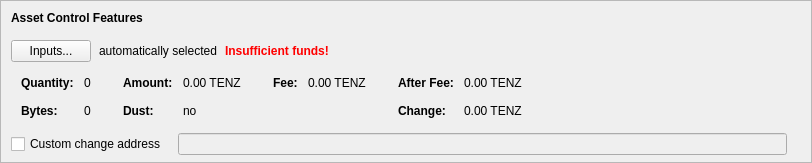
      <widget class="QFrame" name="frameAssetControl">
       <property name="sizePolicy">
        <sizepolicy hsizetype="Expanding" vsizetype="Fixed">
         <horstretch>0</horstretch>
         <verstretch>0</verstretch>
        </sizepolicy>
       </property>
       <property name="maximumSize">
        <size>
         <width>16777215</width>
         <height>16777215</height>
        </size>
       </property>
       <property name="frameShape">
        <enum>QFrame::StyledPanel</enum>
       </property>
       <property name="frameShadow">
        <enum>QFrame::Sunken</enum>
       </property>
       <layout class="QVBoxLayout" name="verticalLayoutAssetControl2">
        <property name="spacing">
         <number>0</number>
        </property>
        <property name="leftMargin">
         <number>0</number>
        </property>
        <property name="topMargin">
         <number>0</number>
        </property>
        <property name="rightMargin">
         <number>0</number>
        </property>
        <property name="bottomMargin">
         <number>6</number>
        </property>
        <item>
         <layout class="QVBoxLayout" name="verticalLayoutAssetControl" stretch="0,0,0,0,1">
          <property name="spacing">
           <number>0</number>
          </property>
          <property name="leftMargin">
           <number>10</number>
          </property>
          <property name="topMargin">
           <number>10</number>
          </property>
          <item>
           <layout class="QHBoxLayout" name="horizontalLayoutAssetControl1">
            <property name="bottomMargin">
             <number>15</number>
            </property>
            <item>
             <widget class="QLabel" name="labelAssetControlFeatures">
              <property name="sizePolicy">
               <sizepolicy hsizetype="Preferred" vsizetype="Maximum">
                <horstretch>0</horstretch>
                <verstretch>0</verstretch>
               </sizepolicy>
              </property>
              <property name="font">
               <font>
                <weight>75</weight>
                <bold>true</bold>
               </font>
              </property>
              <property name="styleSheet">
               <string notr="true">font-weight:bold;</string>
              </property>
              <property name="text">
               <string>Asset Control Features</string>
              </property>
             </widget>
            </item>
           </layout>
          </item>
          <item>
           <layout class="QHBoxLayout" name="horizontalLayoutAssetControl2" stretch="0,0,0,0">
            <property name="spacing">
             <number>8</number>
            </property>
            <property name="bottomMargin">
             <number>10</number>
            </property>
            <item>
             <widget class="QPushButton" name="pushButtonAssetControl">
              <property name="styleSheet">
               <string notr="true"/>
              </property>
              <property name="text">
               <string>Inputs...</string>
              </property>
              <property name="autoDefault">
               <bool>false</bool>
              </property>
             </widget>
            </item>
            <item>
             <widget class="QLabel" name="labelAssetControlAutomaticallySelected">
              <property name="text">
               <string>automatically selected</string>
              </property>
              <property name="margin">
               <number>5</number>
              </property>
             </widget>
            </item>
            <item>
             <widget class="QLabel" name="labelAssetControlInsuffFunds">
              <property name="font">
               <font>
                <weight>75</weight>
                <bold>true</bold>
               </font>
              </property>
              <property name="styleSheet">
               <string notr="true">color:red;font-weight:bold;</string>
              </property>
              <property name="text">
               <string>Insufficient funds!</string>
              </property>
              <property name="margin">
               <number>5</number>
              </property>
             </widget>
            </item>
            <item>
             <spacer name="horizontalSpacerAssetControl">
              <property name="orientation">
               <enum>Qt::Horizontal</enum>
              </property>
              <property name="sizeHint" stdset="0">
               <size>
                <width>40</width>
                <height>1</height>
               </size>
              </property>
             </spacer>
            </item>
           </layout>
          </item>
          <item>
           <widget class="QWidget" name="widgetAssetControl" native="true">
            <property name="sizePolicy">
             <sizepolicy hsizetype="Preferred" vsizetype="Preferred">
              <horstretch>0</horstretch>
              <verstretch>0</verstretch>
             </sizepolicy>
            </property>
            <property name="minimumSize">
             <size>
              <width>0</width>
              <height>0</height>
             </size>
            </property>
            <property name="styleSheet">
             <string notr="true"/>
            </property>
            <layout class="QHBoxLayout" name="horizontalLayoutAssetControl5">
             <property name="leftMargin">
              <number>0</number>
             </property>
             <property name="topMargin">
              <number>0</number>
             </property>
             <property name="rightMargin">
              <number>0</number>
             </property>
             <property name="bottomMargin">
              <number>0</number>
             </property>
             <item>
              <layout class="QHBoxLayout" name="horizontalLayoutAssetControl3" stretch="0,0,0,1">
               <property name="spacing">
                <number>20</number>
               </property>
               <property name="topMargin">
                <number>0</number>
               </property>
               <property name="bottomMargin">
                <number>10</number>
               </property>
               <item>
                <layout class="QFormLayout" name="formLayoutAssetControl1">
                 <property name="horizontalSpacing">
                  <number>10</number>
                 </property>
                 <property name="verticalSpacing">
                  <number>14</number>
                 </property>
                 <property name="leftMargin">
                  <number>10</number>
                 </property>
                 <property name="topMargin">
                  <number>4</number>
                 </property>
                 <property name="rightMargin">
                  <number>6</number>
                 </property>
                 <item row="0" column="0">
                  <widget class="QLabel" name="labelAssetControlQuantityText">
                   <property name="font">
                    <font>
                     <weight>75</weight>
                     <bold>true</bold>
                    </font>
                   </property>
                   <property name="text">
                    <string>Quantity:</string>
                   </property>
                   <property name="margin">
                    <number>0</number>
                   </property>
                  </widget>
                 </item>
                 <item row="0" column="1">
                  <widget class="QLabel" name="labelAssetControlQuantity">
                   <property name="cursor">
                    <cursorShape>IBeamCursor</cursorShape>
                   </property>
                   <property name="contextMenuPolicy">
                    <enum>Qt::ActionsContextMenu</enum>
                   </property>
                   <property name="text">
                    <string notr="true">0</string>
                   </property>
                   <property name="margin">
                    <number>0</number>
                   </property>
                   <property name="textInteractionFlags">
                    <set>Qt::LinksAccessibleByMouse|Qt::TextSelectableByKeyboard|Qt::TextSelectableByMouse</set>
                   </property>
                  </widget>
                 </item>
                 <item row="1" column="0">
                  <widget class="QLabel" name="labelAssetControlBytesText">
                   <property name="font">
                    <font>
                     <weight>75</weight>
                     <bold>true</bold>
                    </font>
                   </property>
                   <property name="text">
                    <string>Bytes:</string>
                   </property>
                  </widget>
                 </item>
                 <item row="1" column="1">
                  <widget class="QLabel" name="labelAssetControlBytes">
                   <property name="cursor">
                    <cursorShape>IBeamCursor</cursorShape>
                   </property>
                   <property name="contextMenuPolicy">
                    <enum>Qt::ActionsContextMenu</enum>
                   </property>
                   <property name="text">
                    <string notr="true">0</string>
                   </property>
                   <property name="textInteractionFlags">
                    <set>Qt::LinksAccessibleByMouse|Qt::TextSelectableByKeyboard|Qt::TextSelectableByMouse</set>
                   </property>
                  </widget>
                 </item>
                </layout>
               </item>
               <item>
                <layout class="QFormLayout" name="formLayoutAssetControl2">
                 <property name="horizontalSpacing">
                  <number>10</number>
                 </property>
                 <property name="verticalSpacing">
                  <number>14</number>
                 </property>
                 <property name="leftMargin">
                  <number>6</number>
                 </property>
                 <property name="topMargin">
                  <number>4</number>
                 </property>
                 <property name="rightMargin">
                  <number>6</number>
                 </property>
                 <item row="0" column="0">
                  <widget class="QLabel" name="labelAssetControlAmountText">
                   <property name="font">
                    <font>
                     <weight>75</weight>
                     <bold>true</bold>
                    </font>
                   </property>
                   <property name="text">
                    <string>Amount:</string>
                   </property>
                   <property name="margin">
                    <number>0</number>
                   </property>
                  </widget>
                 </item>
                 <item row="0" column="1">
                  <widget class="QLabel" name="labelAssetControlAmount">
                   <property name="cursor">
                    <cursorShape>IBeamCursor</cursorShape>
                   </property>
                   <property name="contextMenuPolicy">
                    <enum>Qt::ActionsContextMenu</enum>
                   </property>
                   <property name="text">
                    <string notr="true">0.00 TENZ</string>
                   </property>
                   <property name="textInteractionFlags">
                    <set>Qt::LinksAccessibleByMouse|Qt::TextSelectableByKeyboard|Qt::TextSelectableByMouse</set>
                   </property>
                  </widget>
                 </item>
                 <item row="1" column="0">
                  <widget class="QLabel" name="labelAssetControlLowOutputText">
                   <property name="font">
                    <font>
                     <weight>75</weight>
                     <bold>true</bold>
                    </font>
                   </property>
                   <property name="text">
                    <string>Dust:</string>
                   </property>
                  </widget>
                 </item>
                 <item row="1" column="1">
                  <widget class="QLabel" name="labelAssetControlLowOutput">
                   <property name="cursor">
                    <cursorShape>IBeamCursor</cursorShape>
                   </property>
                   <property name="contextMenuPolicy">
                    <enum>Qt::ActionsContextMenu</enum>
                   </property>
                   <property name="text">
                    <string notr="true">no</string>
                   </property>
                   <property name="textInteractionFlags">
                    <set>Qt::LinksAccessibleByMouse|Qt::TextSelectableByKeyboard|Qt::TextSelectableByMouse</set>
                   </property>
                  </widget>
                 </item>
                </layout>
               </item>
               <item>
                <layout class="QFormLayout" name="formLayoutAssetControl3">
                 <property name="horizontalSpacing">
                  <number>10</number>
                 </property>
                 <property name="verticalSpacing">
                  <number>14</number>
                 </property>
                 <property name="leftMargin">
                  <number>6</number>
                 </property>
                 <property name="topMargin">
                  <number>4</number>
                 </property>
                 <property name="rightMargin">
                  <number>6</number>
                 </property>
                 <item row="0" column="0">
                  <widget class="QLabel" name="labelAssetControlFeeText">
                   <property name="font">
                    <font>
                     <weight>75</weight>
                     <bold>true</bold>
                    </font>
                   </property>
                   <property name="text">
                    <string>Fee:</string>
                   </property>
                   <property name="margin">
                    <number>0</number>
                   </property>
                  </widget>
                 </item>
                 <item row="0" column="1">
                  <widget class="QLabel" name="labelAssetControlFee">
                   <property name="cursor">
                    <cursorShape>IBeamCursor</cursorShape>
                   </property>
                   <property name="contextMenuPolicy">
                    <enum>Qt::ActionsContextMenu</enum>
                   </property>
                   <property name="text">
                    <string notr="true">0.00 TENZ</string>
                   </property>
                   <property name="textInteractionFlags">
                    <set>Qt::LinksAccessibleByMouse|Qt::TextSelectableByKeyboard|Qt::TextSelectableByMouse</set>
                   </property>
                  </widget>
                 </item>
                </layout>
               </item>
               <item>
                <layout class="QFormLayout" name="formLayoutAssetControl4">
                 <property name="horizontalSpacing">
                  <number>10</number>
                 </property>
                 <property name="verticalSpacing">
                  <number>14</number>
                 </property>
                 <property name="leftMargin">
                  <number>6</number>
                 </property>
                 <property name="topMargin">
                  <number>4</number>
                 </property>
                 <property name="rightMargin">
                  <number>6</number>
                 </property>
                 <item row="0" column="0">
                  <widget class="QLabel" name="labelAssetControlAfterFeeText">
                   <property name="font">
                    <font>
                     <weight>75</weight>
                     <bold>true</bold>
                    </font>
                   </property>
                   <property name="text">
                    <string>After Fee:</string>
                   </property>
                   <property name="margin">
                    <number>0</number>
                   </property>
                  </widget>
                 </item>
                 <item row="0" column="1">
                  <widget class="QLabel" name="labelAssetControlAfterFee">
                   <property name="cursor">
                    <cursorShape>IBeamCursor</cursorShape>
                   </property>
                   <property name="contextMenuPolicy">
                    <enum>Qt::ActionsContextMenu</enum>
                   </property>
                   <property name="text">
                    <string notr="true">0.00 TENZ</string>
                   </property>
                   <property name="textInteractionFlags">
                    <set>Qt::LinksAccessibleByMouse|Qt::TextSelectableByKeyboard|Qt::TextSelectableByMouse</set>
                   </property>
                  </widget>
                 </item>
                 <item row="1" column="0">
                  <widget class="QLabel" name="labelAssetControlChangeText">
                   <property name="font">
                    <font>
                     <weight>75</weight>
                     <bold>true</bold>
                    </font>
                   </property>
                   <property name="text">
                    <string>Change:</string>
                   </property>
                  </widget>
                 </item>
                 <item row="1" column="1">
                  <widget class="QLabel" name="labelAssetControlChange">
                   <property name="cursor">
                    <cursorShape>IBeamCursor</cursorShape>
                   </property>
                   <property name="contextMenuPolicy">
                    <enum>Qt::ActionsContextMenu</enum>
                   </property>
                   <property name="text">
                    <string notr="true">0.00 TENZ</string>
                   </property>
                   <property name="textInteractionFlags">
                    <set>Qt::LinksAccessibleByMouse|Qt::TextSelectableByKeyboard|Qt::TextSelectableByMouse</set>
                   </property>
                  </widget>
                 </item>
                </layout>
               </item>
              </layout>
             </item>
            </layout>
           </widget>
          </item>
          <item>
           <layout class="QHBoxLayout" name="horizontalLayoutAssetControl4" stretch="0,0,0">
            <property name="spacing">
             <number>12</number>
            </property>
            <property name="sizeConstraint">
             <enum>QLayout::SetDefaultConstraint</enum>
            </property>
            <property name="topMargin">
             <number>5</number>
            </property>
            <property name="rightMargin">
             <number>5</number>
            </property>
            <item>
             <widget class="QCheckBox" name="checkBoxAssetControlChange">
              <property name="toolTip">
               <string>If this is activated, but the change address is empty or invalid, change will be sent to a newly generated address.</string>
              </property>
              <property name="text">
               <string>Custom change address</string>
              </property>
             </widget>
            </item>
            <item>
             <widget class="QValidatedLineEdit" name="lineEditAssetControlChange">
              <property name="enabled">
               <bool>false</bool>
              </property>
              <property name="sizePolicy">
               <sizepolicy hsizetype="Expanding" vsizetype="Fixed">
                <horstretch>0</horstretch>
                <verstretch>0</verstretch>
               </sizepolicy>
              </property>
             </widget>
            </item>
            <item>
             <widget class="QLabel" name="labelAssetControlChangeLabel">
              <property name="sizePolicy">
               <sizepolicy hsizetype="Preferred" vsizetype="Expanding">
                <horstretch>0</horstretch>
                <verstretch>0</verstretch>
               </sizepolicy>
              </property>
              <property name="minimumSize">
               <size>
                <width>0</width>
                <height>0</height>
               </size>
              </property>
              <property name="text">
               <string/>
              </property>
              <property name="margin">
               <number>3</number>
              </property>
             </widget>
            </item>
           </layout>
          </item>
          <item>
           <spacer name="verticalSpacerAssetControl">
            <property name="orientation">
             <enum>Qt::Vertical</enum>
            </property>
            <property name="sizeHint" stdset="0">
             <size>
              <width>800</width>
              <height>1</height>
             </size>
            </property>
           </spacer>
          </item>
         </layout>
        </item>
       </layout>
      </widget>
